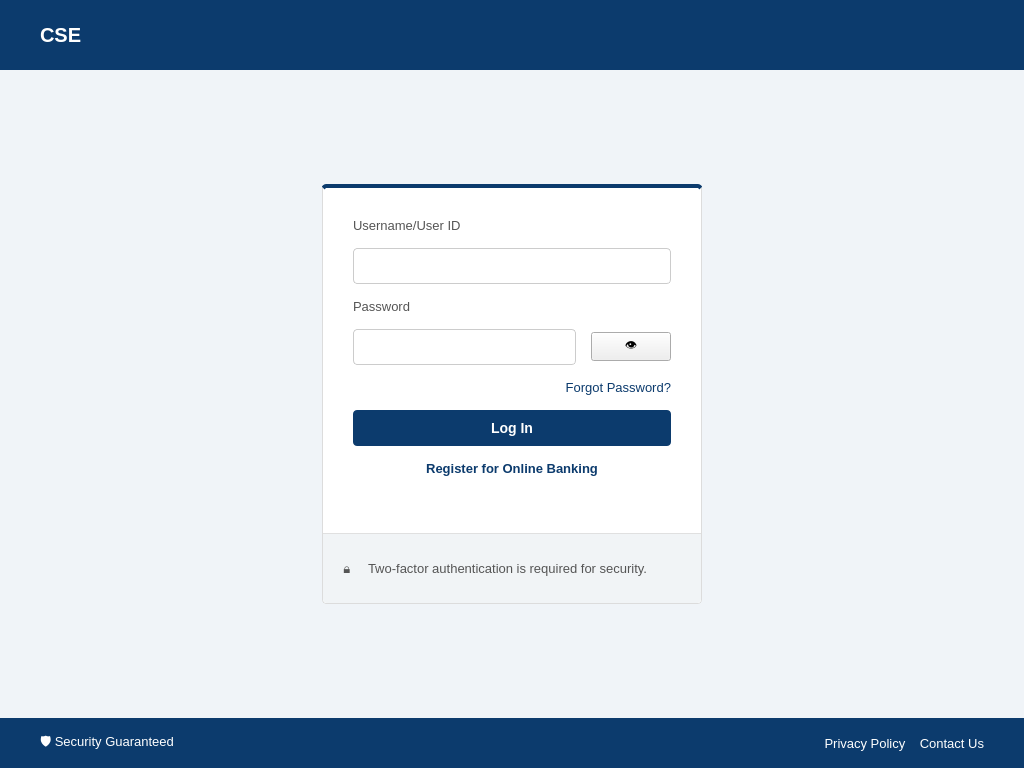
<?xml version="1.0" encoding="UTF-8"?>
<ui version="4.0">
	<class>LoginWindow</class>
	<widget class="QWidget" name="LoginWindow">
		<property name="geometry">
			<rect>
				<x>0</x>
				<y>0</y>
				<width>1024</width>
				<height>768</height>
			</rect>
		</property>
		<property name="windowTitle">
			<string>CSE</string>
		</property>
		<property name="styleSheet">
			<string notr="true">
				/* General Background */
				QWidget#LoginWindow {
				background-color: #f0f4f8;
				}

				/* Header and Footer */
				QFrame#headerFrame, QFrame#footerFrame {
				background-color: #0c3b6d;
				border: none;
				}

				/* Header Text */
				QLabel#logoLabel {
				color: white;
				font-size: 20px;
				font-weight: bold;
				}
				
				/* Footer Text */
				QLabel#footerLinks {
				color: white;
				}

				/* Login Card Container */
				QFrame#loginCard {
				background-color: white;
				border: 1px solid #dcdcdc;
				border-top: 4px solid #0c3b6d;
				border-radius: 4px;
				}

				/* Inputs */
				QLineEdit {
				border: 1px solid #cccccc;
				border-radius: 4px;
				padding: 8px;
				font-size: 14px;
				color: #333;
				}
				QLineEdit:focus {
				border: 1px solid #0c3b6d;
				}

				/* Labels */
				QLabel {
				color: #555;
				font-size: 13px;
				}

				/* Primary Button (Log In) */
				QPushButton#loginBtn {
				background-color: #0c3b6d;
				color: white;
				border-radius: 4px;
				padding: 10px;
				font-weight: bold;
				font-size: 14px;
				}
				QPushButton#loginBtn:hover {
				background-color: #0a2e55;
				}

				/* Secondary Button (Register) - Styled to look clean */
				QPushButton#registerBtn {
				background-color: transparent;
				color: #0c3b6d;
				border: none;
				font-weight: bold;
				font-size: 13px;
				text-align: center;
				}
				QPushButton#registerBtn:hover {
				text-decoration: underline;
				}

				/* Links (Forgot Password) */
				QLabel#forgotPassLabel {
				color: #0c3b6d;
				}

				/* 2FA Warning Box */
				QFrame#warningFrame {
				background-color: #f1f4f6;
				border-top: 1px solid #e0e0e0;
				border-bottom-left-radius: 4px;
				border-bottom-right-radius: 4px;
				}
			</string>
		</property>
		<layout class="QVBoxLayout" name="verticalLayout">
			<property name="spacing">
				<number>0</number>
			</property>
			<property name="leftMargin">
				<number>0</number>
			</property>
			<property name="topMargin">
				<number>0</number>
			</property>
			<property name="rightMargin">
				<number>0</number>
			</property>
			<property name="bottomMargin">
				<number>0</number>
			</property>
			<item>
				<widget class="QFrame" name="headerFrame">
					<property name="minimumSize">
						<size>
							<width>0</width>
							<height>70</height>
						</size>
					</property>
					<layout class="QHBoxLayout" name="horizontalLayout_2">
						<property name="leftMargin">
							<number>40</number>
						</property>
						<item>
							<widget class="QLabel" name="logoLabel">
								<property name="text">
									<string>CSE</string>
								</property>
							</widget>
						</item>
						<item>
							<spacer name="horizontalSpacer">
								<property name="orientation">
									<enum>Qt::Horizontal</enum>
								</property>
								<property name="sizeHint" stdset="0">
									<size>
										<width>40</width>
										<height>20</height>
									</size>
								</property>
							</spacer>
						</item>
					</layout>
				</widget>
			</item>

			<item>
				<widget class="QWidget" name="contentArea" native="true">
					<layout class="QVBoxLayout" name="verticalLayout_2">
						<item>
							<spacer name="verticalSpacer_1">
								<property name="orientation">
									<enum>Qt::Vertical</enum>
								</property>
								<property name="sizeHint" stdset="0">
									<size>
										<width>20</width>
										<height>40</height>
									</size>
								</property>
							</spacer>
						</item>

						<item>
							<layout class="QHBoxLayout" name="horizontalLayout_3">
								<item>
									<spacer name="horizontalSpacer_2">
										<property name="orientation">
											<enum>Qt::Horizontal</enum>
										</property>
										<property name="sizeHint" stdset="0">
											<size>
												<width>40</width>
												<height>20</height>
											</size>
										</property>
									</spacer>
								</item>
								<item>
									<widget class="QFrame" name="loginCard">
										<property name="minimumSize">
											<size>
												<width>380</width>
												<height>420</height>
											</size>
										</property>
										<property name="maximumSize">
											<size>
												<width>380</width>
												<height>450</height>
											</size>
										</property>
										<layout class="QVBoxLayout" name="verticalLayout_3">
											<property name="spacing">
												<number>15</number>
											</property>
											<property name="leftMargin">
												<number>0</number>
											</property>
											<property name="topMargin">
												<number>30</number>
											</property>
											<property name="rightMargin">
												<number>0</number>
											</property>
											<property name="bottomMargin">
												<number>0</number>
											</property>

											<item>
												<layout class="QVBoxLayout" name="cardContent">
													<property name="leftMargin">
														<number>30</number>
													</property>
													<property name="rightMargin">
														<number>30</number>
													</property>

													<item>
														<widget class="QLabel" name="labelUser">
															<property name="text">
																<string>Username/User ID</string>
															</property>
														</widget>
													</item>
													<item>
					<widget class="QLineEdit" name="userEdit">
						<property name="styleSheet">
							<string>color: white;</string>
						</property>
					</widget>
				</item>
													<item>
														<widget class="QLabel" name="labelPass">
															<property name="text">
																<string>Password</string>
															</property>
														</widget>
													</item>
													<!-- Replacing the passEdit widget item with a layout that includes passEdit and showPassBtn -->
													<item>
														<layout class="QHBoxLayout" name="passwordLayout">
															<item>
							<widget class="QLineEdit" name="passEdit">
								<property name="echoMode">
									<enum>QLineEdit::Password</enum>
								</property>
								<property name="styleSheet">
									<string>color: white;</string>
								</property>
							</widget>
						</item>
															<item>
																<widget class="QPushButton" name="showPassBtn">
																	<property name="text">
																		<string>👁️</string>
																	</property>
																	<property name="checkable">
																		<bool>true</bool>
																	</property>
																	<property name="cursor">
																		<cursorShape>PointingHandCursor</cursorShape>
																	</property>
																</widget>
															</item>
														</layout>
													</item>
													<item>
														<widget class="QLabel" name="forgotPassLabel">
															<property name="text">
																<string>Forgot Password?</string>
															</property>
															<property name="alignment">
																<set>Qt::AlignRight|Qt::AlignTrailing|Qt::AlignVCenter</set>
															</property>
														</widget>
													</item>
													<item>
														<widget class="QPushButton" name="loginBtn">
															<property name="text">
																<string>Log In</string>
															</property>
															<property name="cursor">
																<cursorShape>PointingHandCursor</cursorShape>
															</property>
														</widget>
													</item>

													<item>
														<widget class="QPushButton" name="registerBtn">
															<property name="text">
																<string>Register for Online Banking</string>
															</property>
															<property name="cursor">
																<cursorShape>PointingHandCursor</cursorShape>
															</property>
															<property name="flat">
																<bool>true</bool>
															</property>
														</widget>
													</item>

												</layout>
											</item>

											<item>
												<spacer name="verticalSpacer_3">
													<property name="orientation">
														<enum>Qt::Vertical</enum>
													</property>
													<property name="sizeHint" stdset="0">
														<size>
															<width>20</width>
															<height>40</height>
														</size>
													</property>
												</spacer>
											</item>

											<item>
												<widget class="QFrame" name="warningFrame">
													<property name="minimumSize">
														<size>
															<width>0</width>
															<height>70</height>
														</size>
													</property>
													<layout class="QHBoxLayout" name="horizontalLayout_4">
														<item>
															<widget class="QLabel" name="lockIcon">
																<property name="maximumSize">
																	<size>
																		<width>30</width>
																		<height>30</height>
																	</size>
																</property>
																<property name="text">
																	<string>🔒</string>
																</property>
																<property name="alignment">
																	<set>Qt::AlignCenter</set>
																</property>
															</widget>
														</item>
														<item>
															<widget class="QLabel" name="warningText">
																<property name="text">
																	<string>Two-factor authentication is required for security.</string>
																</property>
																<property name="wordWrap">
																	<bool>true</bool>
																</property>
															</widget>
														</item>
													</layout>
												</widget>
											</item>
										</layout>
									</widget>
								</item>
								<item>
									<spacer name="horizontalSpacer_3">
										<property name="orientation">
											<enum>Qt::Horizontal</enum>
										</property>
										<property name="sizeHint" stdset="0">
											<size>
												<width>40</width>
												<height>20</height>
											</size>
										</property>
									</spacer>
								</item>
							</layout>
						</item>

						<item>
							<spacer name="verticalSpacer_2">
								<property name="orientation">
									<enum>Qt::Vertical</enum>
								</property>
								<property name="sizeHint" stdset="0">
									<size>
										<width>20</width>
										<height>40</height>
									</size>
								</property>
							</spacer>
						</item>
					</layout>
				</widget>
			</item>

			<item>
				<widget class="QFrame" name="footerFrame">
					<property name="minimumSize">
						<size>
							<width>0</width>
							<height>50</height>
						</size>
					</property>
					<layout class="QHBoxLayout" name="horizontalLayout">
						<property name="leftMargin">
							<number>40</number>
						</property>
						<property name="rightMargin">
							<number>40</number>
						</property>
						<item>
							<widget class="QLabel" name="badgesLabel">
								<property name="text">
									<string>🛡️ Security Guaranteed</string>
								</property>
								<property name="styleSheet">
									<string>color: white;</string>
								</property>
							</widget>
						</item>
						<item>
							<spacer name="horizontalSpacer_4">
								<property name="orientation">
									<enum>Qt::Horizontal</enum>
								</property>
								<property name="sizeHint" stdset="0">
									<size>
										<width>40</width>
										<height>20</height>
									</size>
								</property>
							</spacer>
						</item>
						<item>
							<widget class="QLabel" name="footerLinks">
								<property name="text">
									<string>Privacy Policy    Contact Us</string>
								</property>
								<property name="alignment">
									<set>Qt::AlignRight|Qt::AlignTrailing|Qt::AlignVCenter</set>
								</property>
							</widget>
						</item>
					</layout>
				</widget>
			</item>
		</layout>
	</widget>
	<resources/>
	<connections/>
</ui>
